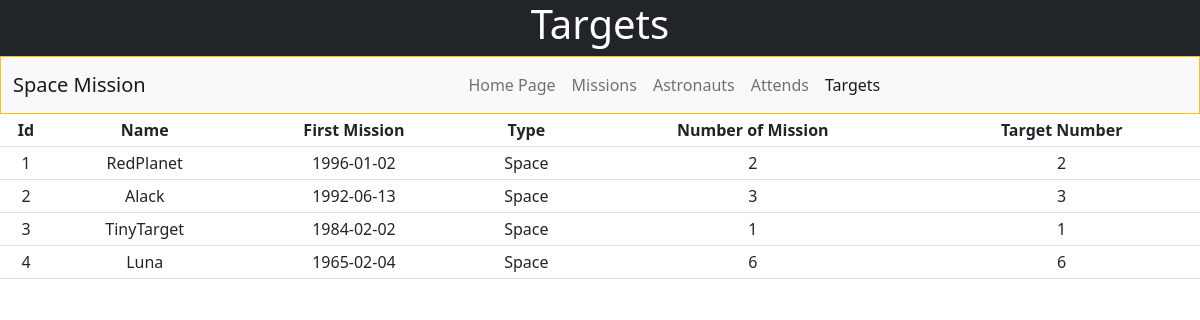
The page /view_tar.php on the database its author committed.
### tables this page shows
CREATE TABLE IF NOT EXISTS `targets` (
  `id` int(11) NOT NULL,
  `name` text,
  `first_mission` date DEFAULT NULL,
  `type` text,
  `no_missions` int(11) DEFAULT NULL
);

### view_tar.php (the view, shortened to what this page needs)
<!DOCTYPE html>
<html>
    <head>
       <link href="https://cdn.jsdelivr.net/npm/bootstrap@5.1.1/dist/css/bootstrap.min.css" rel="stylesheet">
    </head>
    <body>
      <div class="row">
      <div class="col d-flex justify-content-center bg-dark text-white">
        <h1>Targets</h1>
      </div>
    </div>
    <nav class="navbar navbar-expand-lg navbar-light bg-light border border-warning">
      <div class="container-fluid">
        <a class="navbar-brand"  href="index.php">Space Mission</a>
        <div class="collapse navbar-collapse justify-content-center" id="navbarNavAltMarkup">
          <div class="navbar-nav">
            <a class="nav-link" href="index.php">Home Page</a>
            <a class="nav-link" href="missions.php">Missions</a>
            <a class="nav-link" href="astronaut.php">Astronauts</a>
            <a class="nav-link" href="attends.php">Attends</a>
            <a class="nav-link active" href="target.php">Targets</a>
          </div>
        </div>
      </div>
    </nav>
    <div class="row">
    <div class="col-md-12 text-center">
    <table class="table table-sm p-2 text-center">
      <tr>
      <th scope="col p-2">Id</th>
      <th scope="col p-2">Name</th>
      <th scope="col p-2">First Mission</th>
      <th scope="col p-2">Type</th>
      <th scope="col p-2">Number of Mission</th>
      <th scope="col p-2">Target Number</th>
    </tr>
    <?php
      $connection = mysqli_connect(DB_HOST, DB_USER, DB_PASSWORD, DB_NAME);
    $sql = "SELECT * FROM targets";
    $result = mysqli_query($connection, $sql);
    if (mysqli_num_rows($result) > 0) {
    while($tb_row = mysqli_fetch_assoc($result)) {
    echo "<tr><td>".$tb_row["id"]. "</td><td>" . $tb_row["name"]. "</td><td>" . $tb_row["first_mission"]. "</td><td>" . $tb_row["type"].
    "</td><td>". $tb_row ["no_missions"]."</td><td>". $tb_row["no_missions"]. "</td></tr>";
    }
    }
    else {
    echo "There's no data stored in the table currently";
    }
    ?>
    </table>
  </div>
  </div>
  </body>
</html>

### rows shown on the page
targets: id "1", name "RedPlanet", first_mission "1996-01-02", type "Space", no_missions "2"
targets: id "2", name "Alack", first_mission "1992-06-13", type "Space", no_missions "3"
targets: id "3", name "TinyTarget", first_mission "1984-02-02", type "Space", no_missions "1"
targets: id "4", name "Luna", first_mission "1965-02-04", type "Space", no_missions "6"
